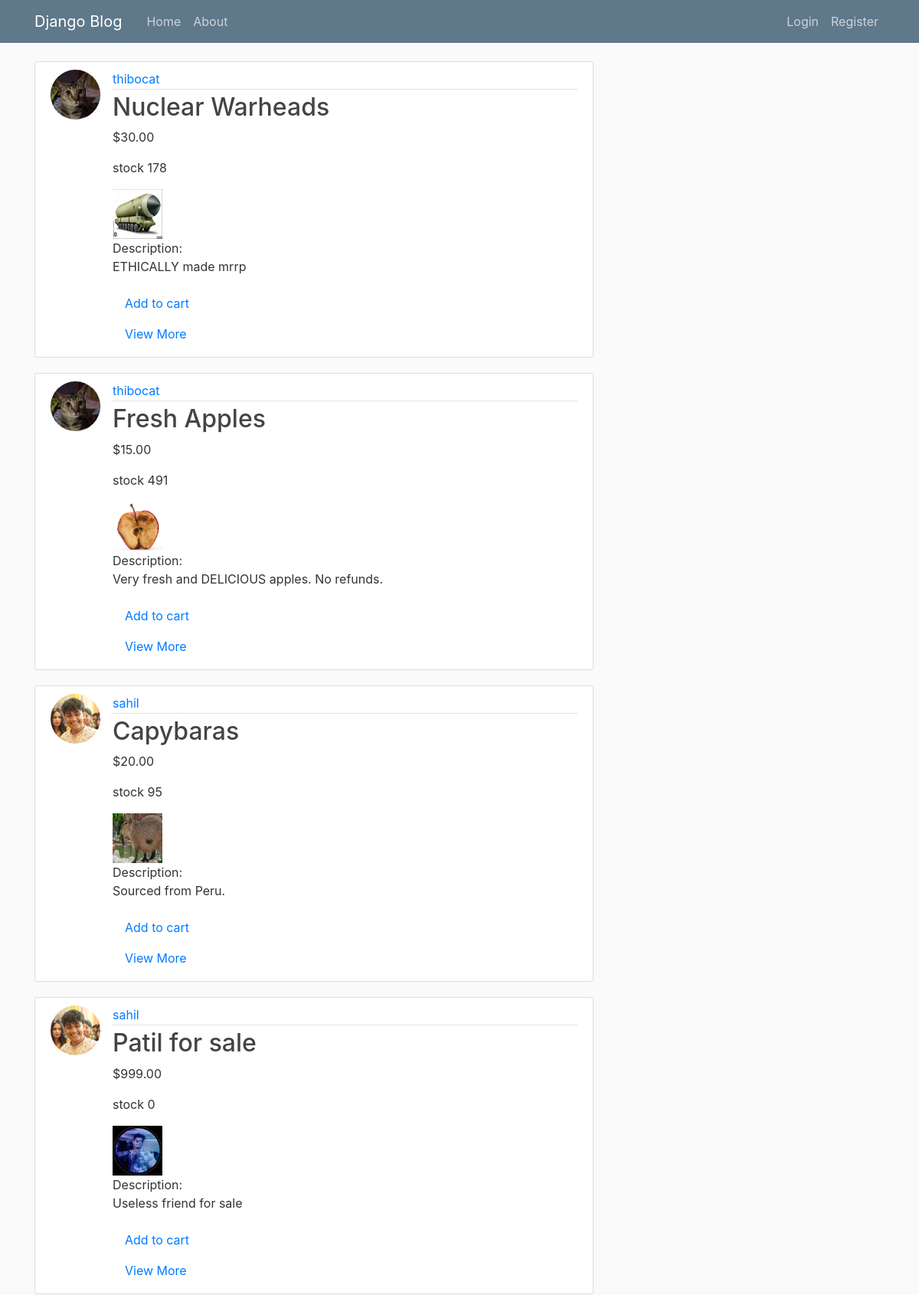
The app's page / (upper part), older data.
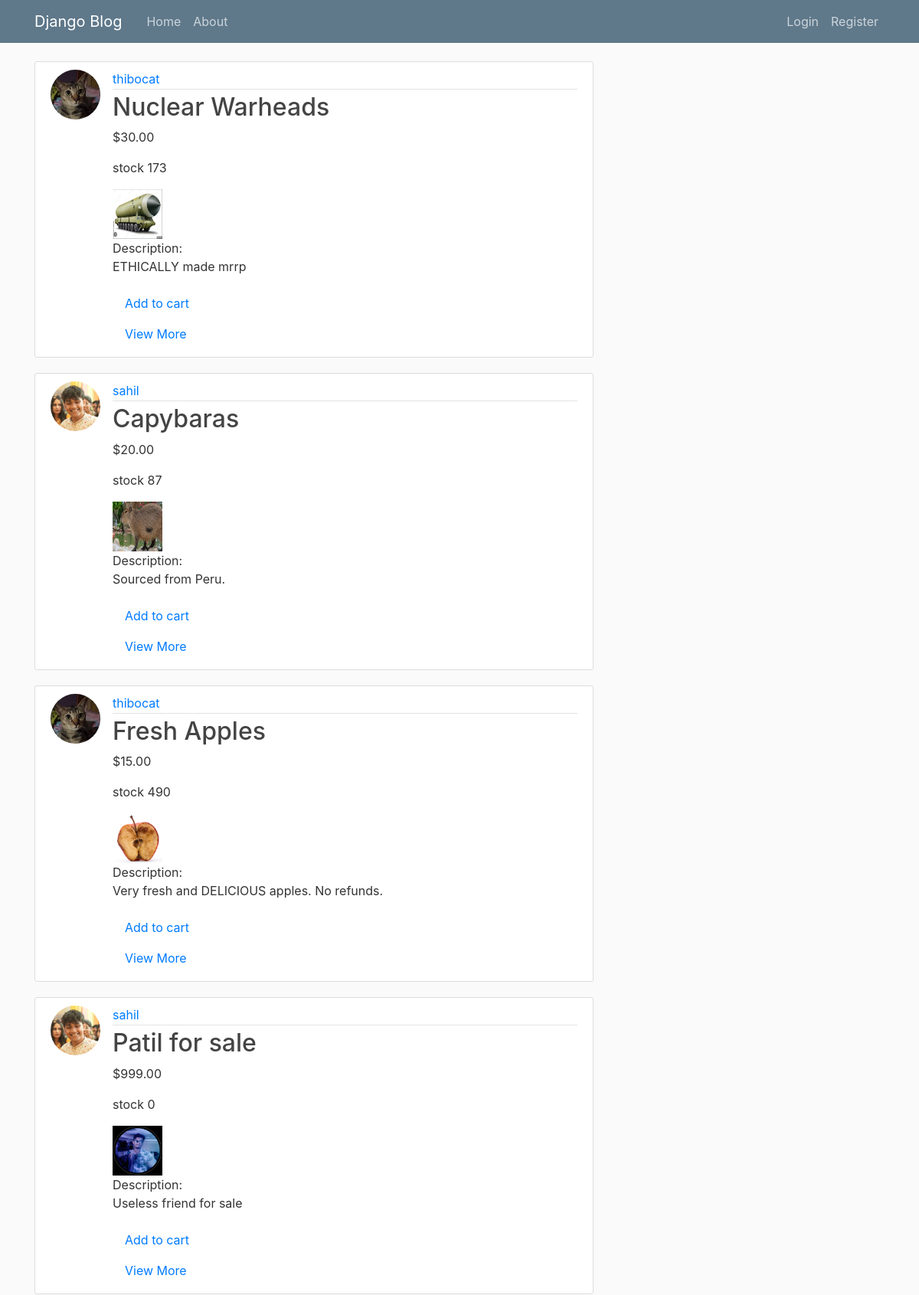
The same page, newer data.
### blog/models.py (models this page shows, shortened)
class post(models.Model):
    title = models.CharField(max_length=100)
    price = models.DecimalField(max_digits=10, decimal_places=2)
    date = models.DateTimeField(default = timezone.now)
    author = models.ForeignKey(User, on_delete=models.CASCADE)
    image = models.ImageField(upload_to='images')
    orders = models.IntegerField(default=0)
    stock = models.IntegerField(default=0)
    description = models.CharField(max_length=200, default='No description given')

### registration/models.py (models this page shows, shortened)
class Profile(models.Model):
    user = models.OneToOneField(User, on_delete=models.CASCADE)
    image = models.ImageField(default='default.jpg', upload_to='profile_pics')
    is_seller = models.BooleanField(default=False)
    cash = models.DecimalField(max_digits=10, decimal_places=2, default=0)

### blog/views.py (the view, shortened to what this page needs)
# urls.py: path('', PostListView.as_view(), name = 'blog-home'),
class PostListView(ListView):
    model = post
    template_name = 'blog/home.html'
    context_object_name = 'posts'
    ordering = ['-orders']

### blog/templates/blog/home.html (shortened to what this page needs)
{% extends "blog/base.html" %}
{% block content %}
    {% for post in posts %}
        <article class="media content-section">
          <img class="rounded-circle article-img" src="{{ post.author.profile.image.url }}">
          <div class="media-body">
            <div class="article-metadata">
              <a class="mr-2" href="#">{{ post.author }}</a>
            </div>
            <h2><a class="article-title" href="{% url 'post-detail' post.id %}">{{ post.title }}</a></h2>
            <p class="article-content">${{ post.price }}</p>
            <p class="article-content">stock {{ post.stock }}</p>
            <img class="article-img" src="{{ post.image.url }}" alt="{{ post.title }}">
            <p class="article-content">Description:
               {{ post.description }}</p>
            <a class="nav-item nav-link" href="{% url 'add_to_cart' post.id%}">Add to cart</a>
            <a class="nav-item nav-link" href="#">View More</a>
          </div>
        </article>
    {% endfor %}
{% endblock content %}

Row changes from the older to the newer data that the page shows:
changed post "Nuclear Warheads": stock "178" → "173"
changed post "Capybaras": stock "95" → "87"; moves up the list
changed post "Fresh Apples": stock "491" → "490"
